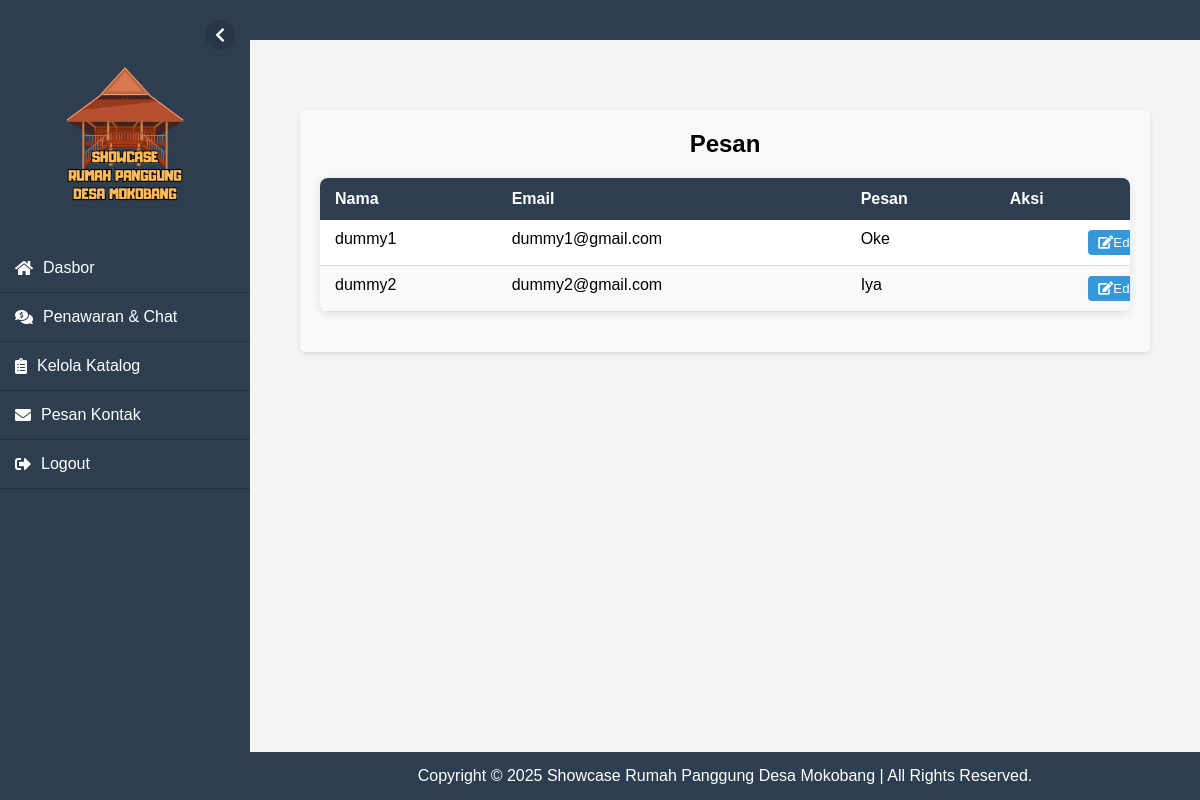
The app's page /admin-pesan.php with its own data.
### tables this page shows
CREATE TABLE `pesan` (
  `id` int(11) NOT NULL AUTO_INCREMENT,
  `nama` varchar(255) NOT NULL,
  `email` varchar(255) NOT NULL,
  `user_id` int(11) DEFAULT NULL,
  `pesan` text NOT NULL,
  `created_at` timestamp NULL DEFAULT current_timestamp(),
  `updated_at` timestamp NULL DEFAULT current_timestamp() ON UPDATE current_timestamp(),
  PRIMARY KEY (`id`)
);

### admin-pesan.php (the view, shortened to what this page needs)
<?php
$pdo = getPdoConnection();
?>
<!DOCTYPE html>
<html lang="id">
<head>
    <link rel="stylesheet" href="https://cdnjs.cloudflare.com/ajax/libs/font-awesome/5.15.4/css/all.min.css">
</head>
<body>
    <div id="sidebar">
        <div class="toggle-container">
            <button class="toggle-btn" id="toggleBtn">
                <i class="fas fa-chevron-left"></i>
            </button>
        </div>
        <div class="logo">
            <img src="image/logo.png" alt="Logo">
        </div>
<ul>
    <li><a href="admin-dashboard.php"><i class="fas fa-home"></i> <span class="menu-text">Dasbor</span></a></li>
    <li><a href="history.php"><i class="fas fa-comments-dollar"></i> <span class="menu-text">Penawaran & Chat</span></a></li>
    <li><a href="admin-katalog.php"><i class="fas fa-clipboard-list"></i> <span class="menu-text">Kelola Katalog</span></a></li>
    <li><a href="admin-pesan.php"><i class="fas fa-envelope"></i> <span class="menu-text">Pesan Kontak</span></a></li>
    <li><a href="admin-logout.php"><i class="fas fa-sign-out-alt"></i> <span class="menu-text">Logout</span></a></li>
</ul>
    </div>
    <div id="content">
        <header>
        </header>
<main class="main-content">
    <div class="content-container">
        <div class="announcement">
            <h2 style="text-align: center; margin-bottom: 20px;">Pesan</h2>
    <div class="catalog-container">
        <table class="catalog-table">
            <thead>
                <tr>
                    <th>Nama</th>
                    <th>Email</th>
                    <th>Pesan</th>
                    <th>Aksi</th>
                </tr>
            </thead>
<tbody>
    <?php
    $stmt = $pdo->query("SELECT * FROM pesan");
    while ($row = $stmt->fetch(PDO::FETCH_ASSOC)) {
        echo '<tr>';
        echo '<td data-label="Nama">' . htmlspecialchars($row['nama']) . '</td>';
        echo '<td data-label="Email">' . htmlspecialchars($row['email']) . '</td>';
        echo '<td data-label="Pesan">' . htmlspecialchars($row['pesan']) . '</td>';
        echo '<td data-label="Aksi">
                <div class="action-btns">
                    <button class="edit-btn" onclick="openModal(' . $row['id'] . ', \'' . addslashes($row['nama']) . '\', \'' . addslashes($row['email']) . '\', \'' . addslashes($row['pesan']) . '\')"><i class="fas fa-edit"></i> Edit</button>
                    <form action="admin-pesan" method="POST" style="display:inline;">
                        <input type="hidden" name="id" value="' . $row['id'] . '">
                        <button class="delete-btn" name="delete"><i class="fas fa-trash"></i> Hapus</button>
                    </form>
                </div>
              </td>';
        echo '</tr>';
    }
    ?>
</tbody>
        </table>
    </div>
        </div>
    </div>
</main>
        <footer>
            <p style="color:white;">Copyright &copy; 2025 Showcase Rumah Panggung Desa Mokobang | All Rights Reserved.</p>
        </footer>
    </div>
</body>
</html>

### admin-pesan.php (style rules this page uses)
* { margin: 0; padding: 0; box-sizing: border-box; }
body { font-family: Arial, sans-serif; background-color: #f4f4f4; height: 100%; overflow-x: hidden; position: relative; }
#sidebar { width: 250px; height: 100%; background-color: #2c3e50; color: white; position: fixed; left: 0; top: 0; padding-top: 20px; transition: all 0.3s ease; z-index: 100; padding-bottom: 30px; overflow-y: auto; }
#sidebar ul { list-style: none; padding: 0; }
#sidebar .logo { text-align: center; margin-bottom: 30px; transition: all 0.3s ease; position: relative; }
#sidebar .logo img { width: 80%; max-width: 150px; transition: all 0.3s ease; }
#sidebar .toggle-container { display: flex; justify-content: flex-end; padding-right: 15px; margin-bottom: 10px; }
#sidebar .toggle-btn { background-color: #273747; color: white; border: none; cursor: pointer; font-size: 16px; width: 30px; height: 30px; border-radius: 50%; display: flex; align-items: center; justify-content: center; transition: all 0.3s ease; }
#sidebar ul li { padding: 15px; text-align: left; border-bottom: 1px solid #212f3d; transition: all 0.3s ease; }
#sidebar ul li a { color: white; text-decoration: none; display: flex; align-items: center; font-size: 16px; }
#sidebar ul li a i { margin-right: 10px; transition: all 0.3s ease; }
#content { padding-left: 10px; padding-right: 10px; margin-left: 250px; overflow-x: hidden; transition: margin-left 0.3s ease; }
header { background-color: #2c3e50; color: white; padding: 20px; text-align: center; position: fixed; width: calc(100% - 250px); top: 0; left: 250px; z-index: 2; transition: all 0.3s ease; }
footer { background-color: #2c3e50; color: white; padding: 15px; text-align: center; position: fixed; width: calc(100% - 250px); bottom: 0; left: 250px; transition: all 0.3s ease; }
.announcement { background-color: #f9f9f9; padding: 20px; border-radius: 5px; margin-top: 20px; box-shadow: 0 2px 5px rgba(0, 0, 0, 0.1); }
.content-container { width: 100%; max-width: 100%; padding: 90px 40px; margin: 0 auto; box-sizing: border-box; overflow-x: hidden; }
.catalog-container { width: 100%; overflow-x: auto; margin-bottom: 20px; background: white; border-radius: 8px; box-shadow: 0 2px 10px rgba(0,0,0,0.1); }
.catalog-table { width: 100%; border-collapse: collapse; min-width: 1000px; }
.catalog-table th { background-color: #2c3e50; color: white; padding: 12px 15px; text-align: left; position: sticky; top: 0; }
.catalog-table td { padding: 10px 15px; border-bottom: 1px solid #e0e0e0; vertical-align: top; }
.catalog-table tr:nth-child(even) { background-color: #f9f9f9; }
.action-btns { display: flex; gap: 5px; }
.edit-btn, .delete-btn { padding: 5px 10px; border: none; border-radius: 4px; cursor: pointer; display: flex; align-items: center; justify-content: center; }
.edit-btn { background-color: #3498db; color: white; }
.action-btns { display: flex; gap: 10px; justify-content: center; }
.edit-btn, .delete-btn { padding: 5px 10px; border-radius: 4px; border: none; cursor: pointer; display: flex; align-items: center; justify-content: center; }

### records on screen
pesan: nama "dummy1", email "dummy1@gmail.com", pesan "Oke"
pesan: nama "dummy2", email "dummy2@gmail.com", pesan "Iya"
